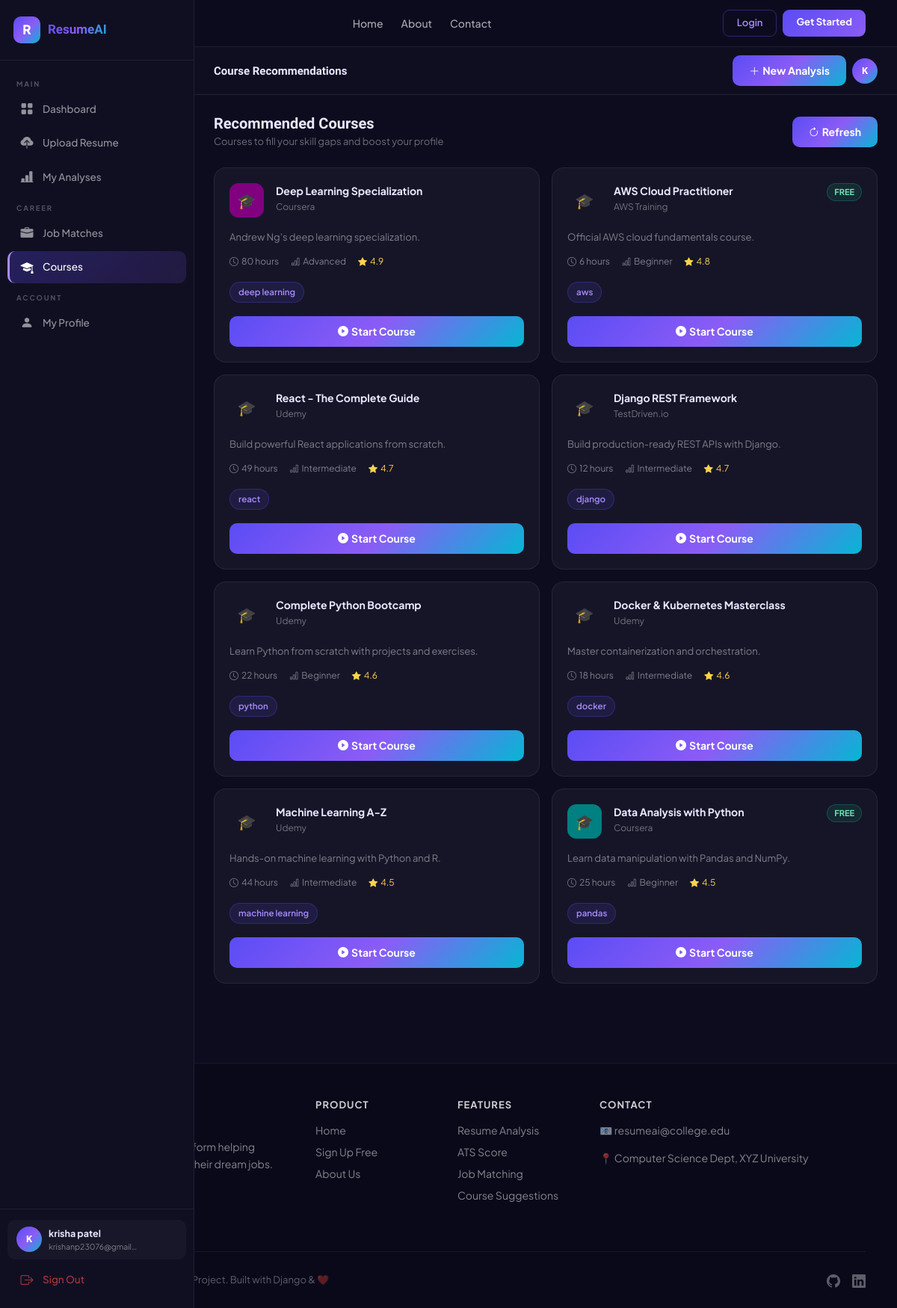
The page /jobs/courses/ (signed in) on the database its author committed.
### jobs/models.py (models this page shows, shortened)
class CourseRecommendation(models.Model):
    LEVEL_CHOICES = [('Beginner', 'Beginner'), ('Intermediate', 'Intermediate'), ('Advanced', 'Advanced')]
    user = models.ForeignKey(User, on_delete=models.CASCADE, related_name='course_recommendations')
    title = models.CharField(max_length=200)
    provider = models.CharField(max_length=100)
    skill_covered = models.CharField(max_length=100)
    level = models.CharField(max_length=20, choices=LEVEL_CHOICES)
    duration = models.CharField(max_length=50)
    rating = models.FloatField(default=4.0)
    is_free = models.BooleanField(default=False)
    course_url = models.URLField(blank=True, default='#')
    description = models.TextField(blank=True)
    color_class = models.CharField(max_length=20, default='info')
    created_at = models.DateTimeField(auto_now_add=True)
    class Meta:
        ordering = ['-rating']

### jobs/views.py (the view, shortened to what this page needs)
# urls.py: path('courses/', views.course_recommendations, name='course_recommendations'),
@login_required
def course_recommendations(request):
    courses = CourseRecommendation.objects.filter(user=request.user)
    return render(request, 'jobs/courses.html', {'courses': courses})

### templates/jobs/courses.html (shortened to what this page needs)
{% extends 'base.html' %}
{% block page_title %}Course Recommendations{% endblock %}
{% block content %}
<div class="d-flex align-items-center justify-content-between mb-4 flex-wrap gap-3">
  <div>
    <h5 style="font-family:'Sora',sans-serif;font-weight:800;margin-bottom:3px">Recommended Courses</h5>
    <p style="color:rgba(255,255,255,.4);font-size:13px;margin:0">Courses to fill your skill gaps and boost your profile</p>
  </div>
  <a href="{% url 'generate_recommendations' %}" class="btn btn-g btn-sm"><i class="bi bi-arrow-clockwise me-1"></i>Refresh</a>
</div>
{% if courses %}
<div class="row g-3">
  {% for c in courses %}
  <div class="col-lg-6">
    <div style="background:#161528;border:1px solid rgba(255,255,255,.07);border-radius:16px;padding:20px;transition:all .25s;height:100%" onmouseover="this.style.borderColor='rgba(91,76,245,.35)';this.style.transform='translateY(-2px)'" onmouseout="this.style.borderColor='rgba(255,255,255,.07)';this.style.transform='translateY(0)'">
      <div class="d-flex align-items-start gap-3 mb-3">
        <div style="width:46px;height:46px;border-radius:12px;background:{{ c.color_class }};display:flex;align-items:center;justify-content:center;font-size:20px;flex-shrink:0">🎓</div>
        <div style="flex:1;min-width:0">
          <div style="font-size:14px;font-weight:700;margin-bottom:2px">{{ c.title }}</div>
          <div style="font-size:12px;color:rgba(255,255,255,.4)">{{ c.provider }}</div>
        </div>
        {% if c.is_free %}<span style="background:rgba(16,185,129,.13);color:#6EE7B7;border:1px solid rgba(16,185,129,.28);padding:3px 9px;border-radius:12px;font-size:11px;font-weight:700;flex-shrink:0">FREE</span>{% endif %}
      </div>
      <p style="font-size:13px;color:rgba(255,255,255,.45);line-height:1.6;margin-bottom:14px">{{ c.description }}</p>
      <div class="d-flex flex-wrap gap-3 mb-3">
        <span style="font-size:12px;color:rgba(255,255,255,.45)"><i class="bi bi-clock me-1"></i>{{ c.duration }}</span>
        <span style="font-size:12px;color:rgba(255,255,255,.45)"><i class="bi bi-bar-chart me-1"></i>{{ c.level }}</span>
        <span style="font-size:12px;color:#FCD34D"><i class="bi bi-star-fill me-1"></i>{{ c.rating }}</span>
      </div>
      <div class="mb-3"><span class="skill-badge">{{ c.skill_covered }}</span></div>
      <a href="{{ c.course_url }}" target="_blank" class="btn btn-g btn-sm w-100"><i class="bi bi-play-circle-fill me-1"></i>Start Course</a>
    </div>
  </div>
  {% endfor %}
</div>
{% endif %}
{% endblock %}

### templates/base.html (shortened to what this page needs)
<!DOCTYPE html>
<html lang="en">
<head>
<link href="https://cdn.jsdelivr.net/npm/bootstrap@5.3.2/dist/css/bootstrap.min.css" rel="stylesheet"/>
<link href="https://cdn.jsdelivr.net/npm/bootstrap-icons@1.11.3/font/bootstrap-icons.css" rel="stylesheet"/>
</head>
<body style="background:#0D0C1E;color:#EAE8FF">
    {% include 'partials/navbar.html' %}
{% if user.is_authenticated %}
<nav id="sidebar">
  <div class="sb-brand">
    <div class="sb-logo">R</div>
    <span class="sb-name">ResumeAI</span>
  </div>
  <div class="sb-nav">
    <div class="sb-sec">Main</div>
    <a href="{% url 'dashboard' %}" class="sb-link {% if request.resolver_match.url_name == 'dashboard' %}active{% endif %}">
      <i class="bi bi-grid-fill"></i> Dashboard
    </a>
    <a href="{% url 'upload_resume' %}" class="sb-link {% if request.resolver_match.url_name == 'upload_resume' %}active{% endif %}">
      <i class="bi bi-cloud-upload-fill"></i> Upload Resume
    </a>
    <a href="{% url 'analysis_list' %}" class="sb-link {% if request.resolver_match.url_name == 'analysis_list' %}active{% endif %}">
      <i class="bi bi-bar-chart-line-fill"></i> My Analyses
    </a>
    <div class="sb-sec">Career</div>
    <a href="{% url 'job_recommendations' %}" class="sb-link {% if request.resolver_match.url_name == 'job_recommendations' %}active{% endif %}">
      <i class="bi bi-briefcase-fill"></i> Job Matches
    </a>
    <a href="{% url 'course_recommendations' %}" class="sb-link {% if request.resolver_match.url_name == 'course_recommendations' %}active{% endif %}">
      <i class="bi bi-mortarboard-fill"></i> Courses
    </a>
    <div class="sb-sec">Account</div>
    <a href="{% url 'profile' %}" class="sb-link {% if request.resolver_match.url_name == 'profile' %}active{% endif %}">
      <i class="bi bi-person-fill"></i> My Profile
    </a>
  </div>
  <div class="sb-foot">
    <div class="sb-user">
      <div class="avatar">{{ user.first_name|slice:":1"|default:user.username|slice:":1"|upper }}</div>
      <div style="min-width:0">
        <div style="font-size:12.5px;font-weight:700;overflow:hidden;text-overflow:ellipsis;white-space:nowrap">{{ user.get_full_name|default:user.username }}</div>
        <div style="font-size:10.5px;color:rgba(255,255,255,0.45)">{{ user.email|truncatechars:20 }}</div>
      </div>
    </div>
    <a href="{% url 'logout' %}" class="sb-link" style="color:rgba(239,68,68,.7)">
      <i class="bi bi-box-arrow-right"></i> Sign Out
    </a>
  </div>
</nav>
<div id="main">
  <div class="topbar">
    <div class="d-flex align-items-center gap-3">
      <h6 class="mb-0" style="font-family:'Sora',sans-serif;font-size:15px;font-weight:700">{% block page_title %}Dashboard{% endblock %}</h6>
    </div>
    <div class="d-flex align-items-center gap-2">
      <a href="{% url 'upload_resume' %}" class="btn btn-g btn-sm d-none d-md-flex align-items-center gap-1">
        <i class="bi bi-plus-lg"></i> New Analysis
      </a>
      <div class="avatar" style="cursor:pointer" onclick="location.href='{% url 'profile' %}'">
        {{ user.first_name|slice:":1"|default:user.username|slice:":1"|upper }}
      </div>
    </div>
  </div>
  <div class="page-body">
    {% block content %}{% endblock %}
  </div>
</div>
{% endif %}
{% include 'partials/footer.html' %}
</body>
</html>

### templates/base.html (style rules this page uses)
* { margin:0;padding:0;box-sizing:border-box }
body { font-family:'Plus Jakarta Sans',sans-serif;background:#0D0C1E;color:#EAE8FF;min-height:100vh }
#sidebar { position:fixed;top:0;left:0;bottom:0;width:260px;background:#100F22;border-right:1px solid rgba(255,255,255,0.07);z-index:1000;display:flex;flex-direction:column;overflow-y:auto;transition:transform .3s }
.sb-brand { padding:22px 18px;border-bottom:1px solid rgba(255,255,255,0.07);display:flex;align-items:center;gap:10px }
.sb-logo { width:36px;height:36px;border-radius:10px;background:linear-gradient(135deg,#5B4CF5,#8B5CF6,#06B6D4);display:flex;align-items:center;justify-content:center;font-weight:800;font-size:17px;color:#fff;flex-shrink:0 }
.sb-name { font-family:'Sora',sans-serif;font-weight:800;font-size:17px;background:linear-gradient(135deg,#5B4CF5,#8B5CF6,#06B6D4);-webkit-background-clip:text;-webkit-text-fill-color:transparent }
.sb-nav { padding:14px 10px;flex:1 }
.sb-sec { font-size:9.5px;font-weight:700;letter-spacing:1.8px;color:rgba(255,255,255,0.28);text-transform:uppercase;padding:10px 12px 5px }
.sb-link { display:flex;align-items:center;gap:11px;padding:9px 13px;border-radius:10px;color:rgba(255,255,255,0.55);text-decoration:none;font-size:13.5px;font-weight:500;transition:all .2s;margin-bottom:2px;border-left:3px solid transparent }
.sb-link.active { background:linear-gradient(135deg,rgba(91,76,245,0.28),rgba(139,92,246,0.14));color:#fff;border-left-color:#A78BFA }
.sb-link i { font-size:17px;width:20px;text-align:center }
.sb-foot { padding:14px 10px;border-top:1px solid rgba(255,255,255,0.07) }
.sb-user { display:flex;align-items:center;gap:9px;padding:9px 12px;border-radius:10px;background:rgba(255,255,255,0.03);margin-bottom:6px }
.avatar { width:34px;height:34px;border-radius:50%;background:linear-gradient(135deg,#5B4CF5,#8B5CF6,#06B6D4);display:flex;align-items:center;justify-content:center;font-weight:800;font-size:12px;color:#fff;flex-shrink:0 }
#main { margin-left:260px;min-height:100vh;transition:margin-left .3s }
.topbar { background:rgba(16,15,34,0.96);backdrop-filter:blur(14px);border-bottom:1px solid rgba(255,255,255,0.07);padding:11px 26px;position:sticky;top:0;z-index:100;display:flex;align-items:center;justify-content:space-between }
.page-body { padding:26px }
.skill-badge { display:inline-flex;align-items:center;padding:4px 11px;border-radius:20px;font-size:11.5px;font-weight:600;background:rgba(91,76,245,0.13);border:1px solid rgba(91,76,245,0.28);color:#A78BFA;margin:2px 2px 2px 0 }
.btn-g { background:linear-gradient(135deg,#5B4CF5,#8B5CF6,#06B6D4);border:none;color:#fff;font-weight:700;border-radius:10px;padding:10px 22px;transition:all .2s;font-size:14px }

### rows shown on the page
CourseRecommendation: title "Deep Learning Specialization", provider "Coursera", description "Andrew Ng's deep learning specialization.", duration "80 hours", level "Advanced", rating "4.9", skill_covered "deep learning"
CourseRecommendation: title "AWS Cloud Practitioner", provider "AWS Training", is_free "FREE", description "Official AWS cloud fundamentals course.", duration "6 hours", level "Beginner", rating "4.8", skill_covered "aws"
CourseRecommendation: title "React - The Complete Guide", provider "Udemy", description "Build powerful React applications from scratch.", duration "49 hours", level "Intermediate", rating "4.7", skill_covered "react"
CourseRecommendation: title "Django REST Framework", provider "TestDriven.io", description "Build production-ready REST APIs with Django.", duration "12 hours", level "Intermediate", rating "4.7", skill_covered "django"
CourseRecommendation: title "Complete Python Bootcamp", provider "Udemy", description "Learn Python from scratch with projects and exercises.", duration "22 hours", level "Beginner", rating "4.6", skill_covered "python"
CourseRecommendation: title "Docker & Kubernetes Masterclass", provider "Udemy", description "Master containerization and orchestration.", duration "18 hours", level "Intermediate", rating "4.6", skill_covered "docker"
CourseRecommendation: title "Machine Learning A-Z", provider "Udemy", description "Hands-on machine learning with Python and R.", duration "44 hours", level "Intermediate", rating "4.5", skill_covered "machine learning"
CourseRecommendation: title "Data Analysis with Python", provider "Coursera", is_free "FREE", description "Learn data manipulation with Pandas and NumPy.", duration "25 hours", level "Beginner", rating "4.5", skill_covered "pandas"

### other values the page prints
{{ user.first_name|slice:":1"|default:user.username|slice:":1"|upper }} "K"
{{ user.get_full_name|default:user.username }} "krisha patel"
{{ user.email|truncatechars:20 }} "krishanp23076@gmail…"
